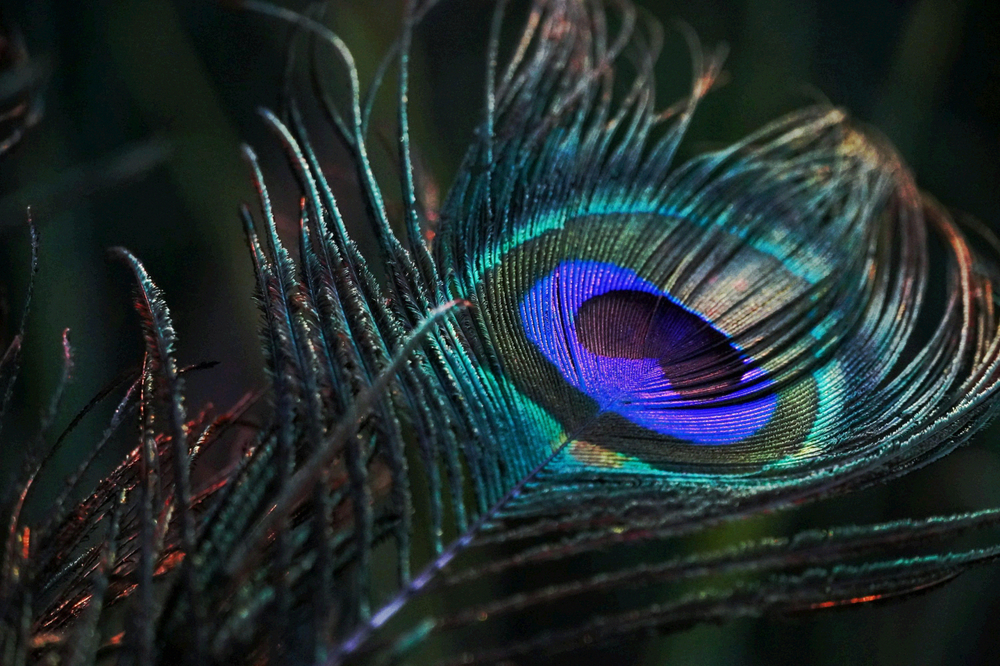
#> input picture AIClubSideQuest/imgmagic/peacock_intercept.png, 1000 x 666 px, shrunk from 1280 x 853 before the run
$ python save_planes.py
#> lines starting #> are read from the running program, lines starting #| are printed output that depends on the picture
import cv2
import numpy as np

img = cv2.imread("peacock_intercept.png", cv2.IMREAD_COLOR)
#> img is the input picture: shape (666, 1000, 3); mean B, G, R 46.8, 44.8, 33.5
b, g, r = cv2.split(img)

# Save LSB planes for B, G, R
cv2.imwrite("b_lsb.png", (b & 1) * 255)
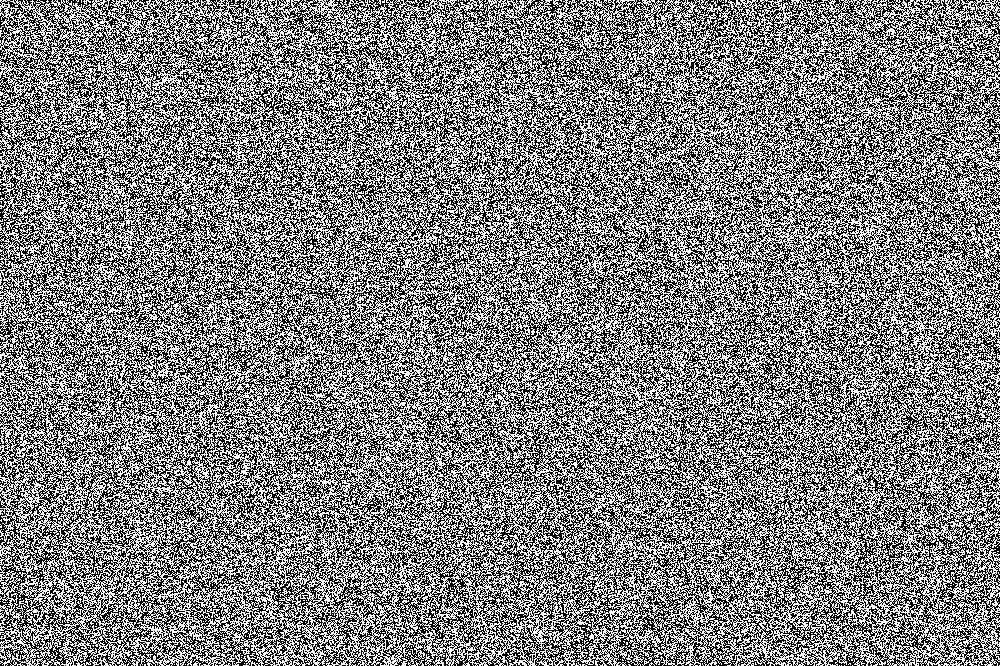
#> saved as b_lsb.png: shape (666, 1000); 50% white in thin lines or dots
cv2.imwrite("g_lsb.png", (g & 1) * 255)
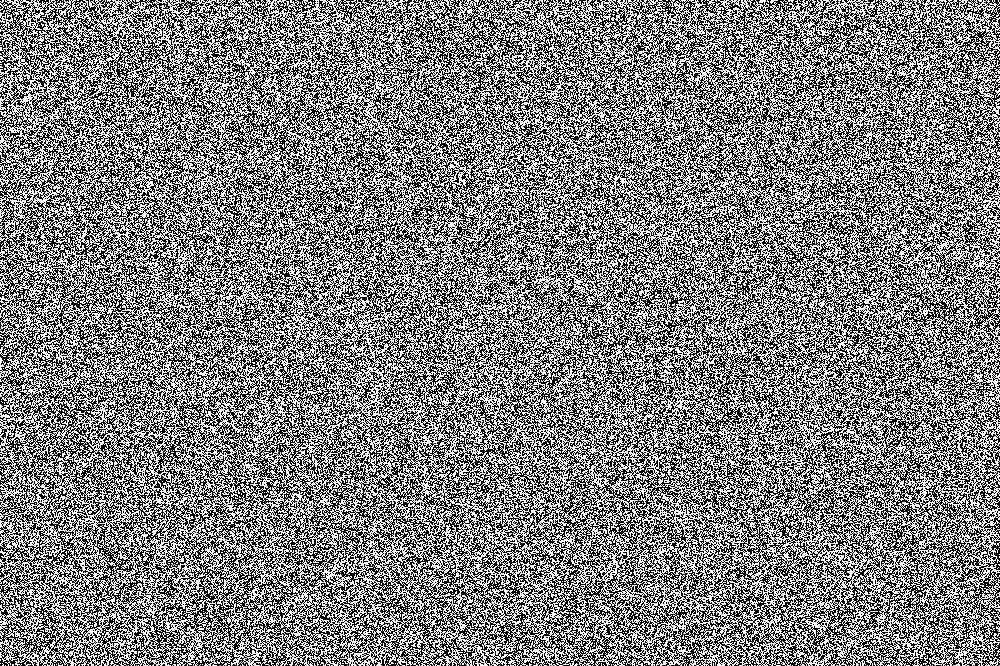
#> saved as g_lsb.png: shape (666, 1000); 50.1% white; black in thin lines or dots
cv2.imwrite("r_lsb.png", (r & 1) * 255)
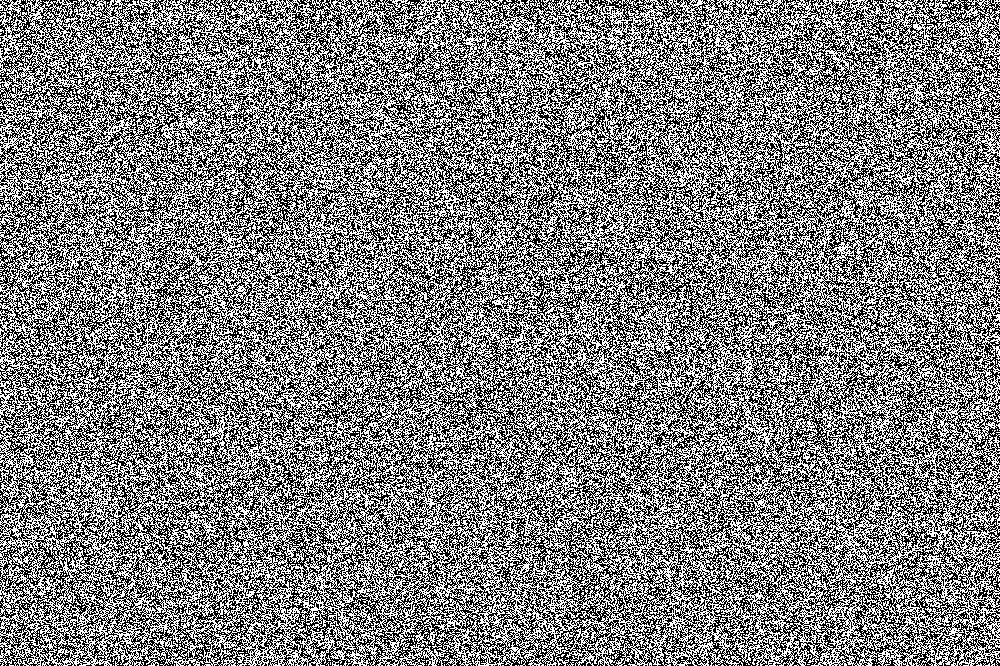
#> saved as r_lsb.png: shape (666, 1000); 49.9% white in thin lines or dots

# Also maybe bit 1
cv2.imwrite("b_bit1.png", ((b >> 1) & 1) * 255)
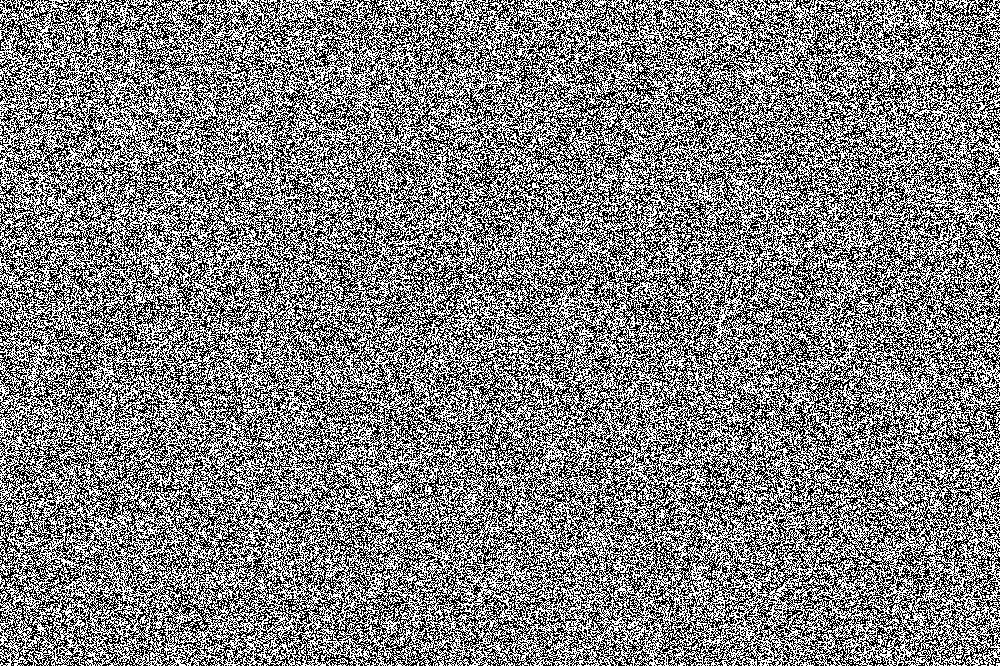
#> saved as b_bit1.png: shape (666, 1000); 50.4% white; black in thin lines or dots
cv2.imwrite("g_bit1.png", ((g >> 1) & 1) * 255)
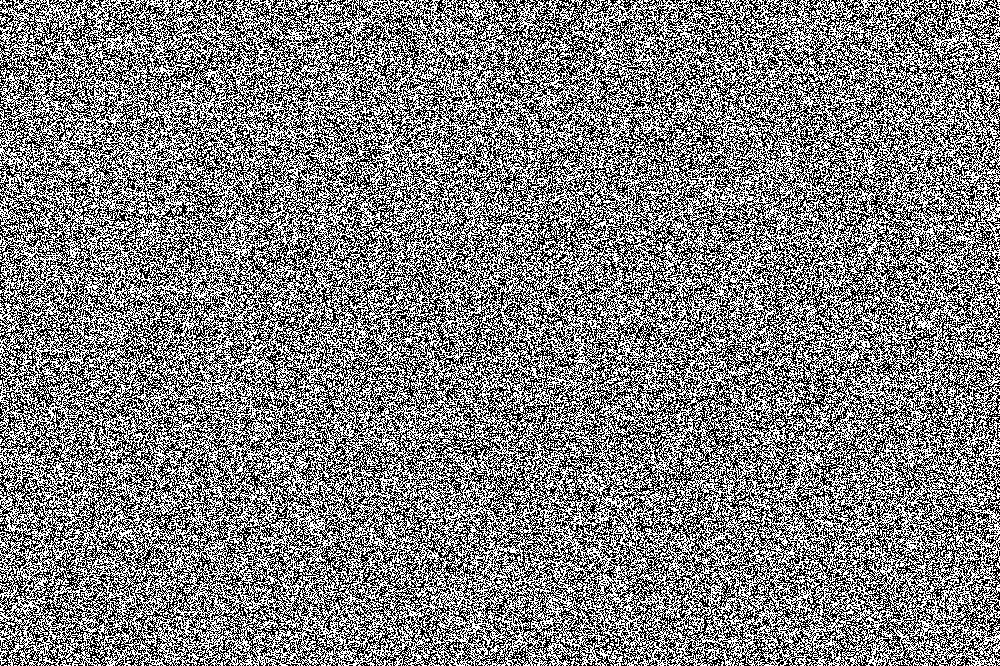
#> saved as g_bit1.png: shape (666, 1000); 50.5% white; black in thin lines or dots
cv2.imwrite("r_bit1.png", ((r >> 1) & 1) * 255)
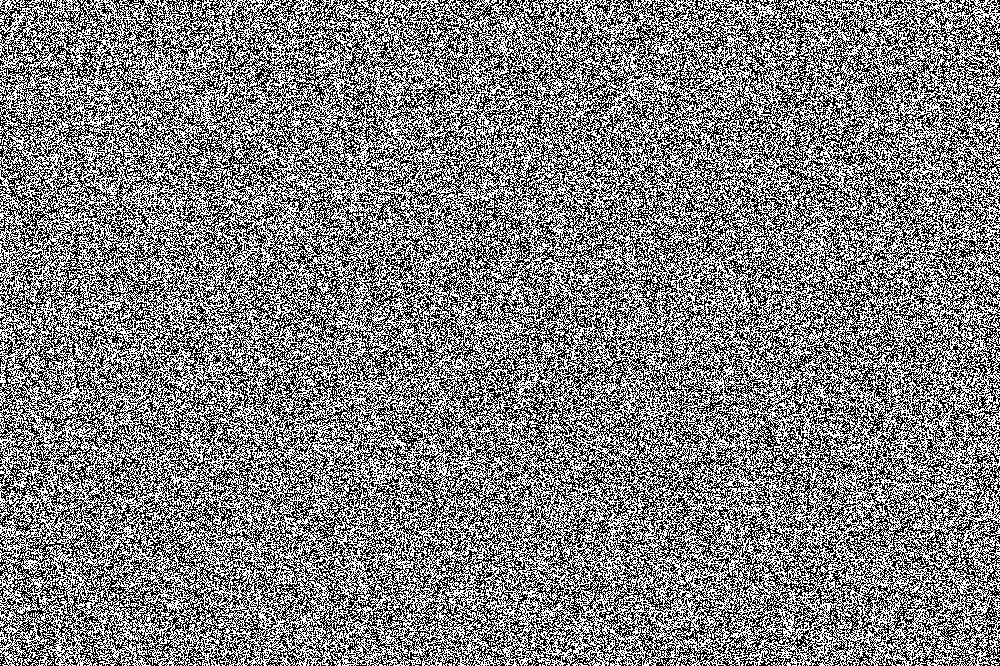
#> saved as r_bit1.png: shape (666, 1000); 50.4% white; black in thin lines or dots

# All channels LSB combined (could be useful if it's grayscale text hidden in LSB)
cv2.imwrite("rgb_lsb.png", (img & 1) * 255)
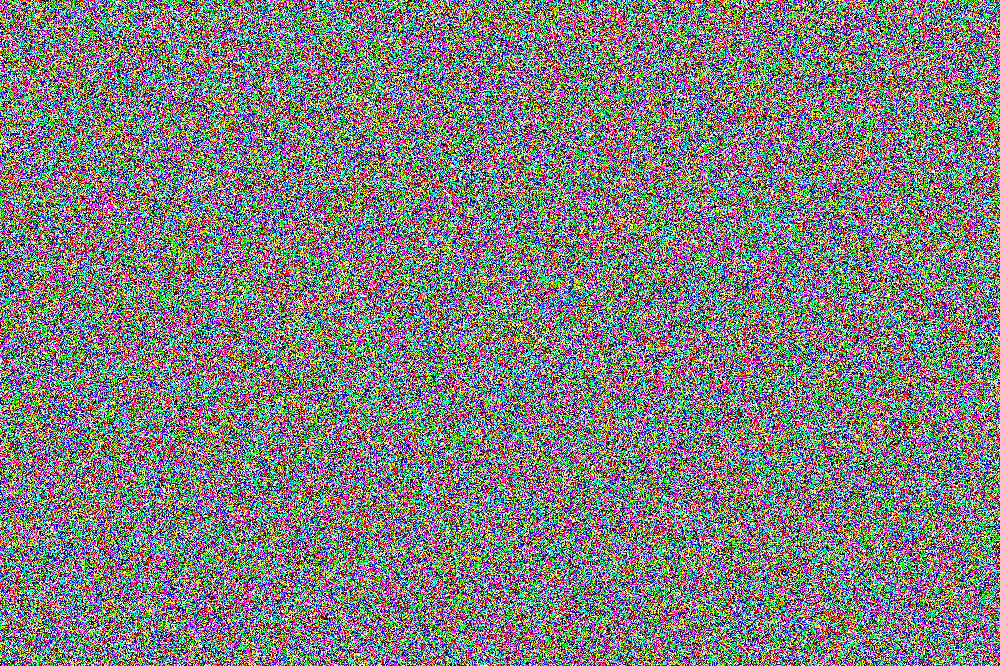
#> saved as rgb_lsb.png: shape (666, 1000, 3); mean B, G, R 127.5, 127.6, 127.3
